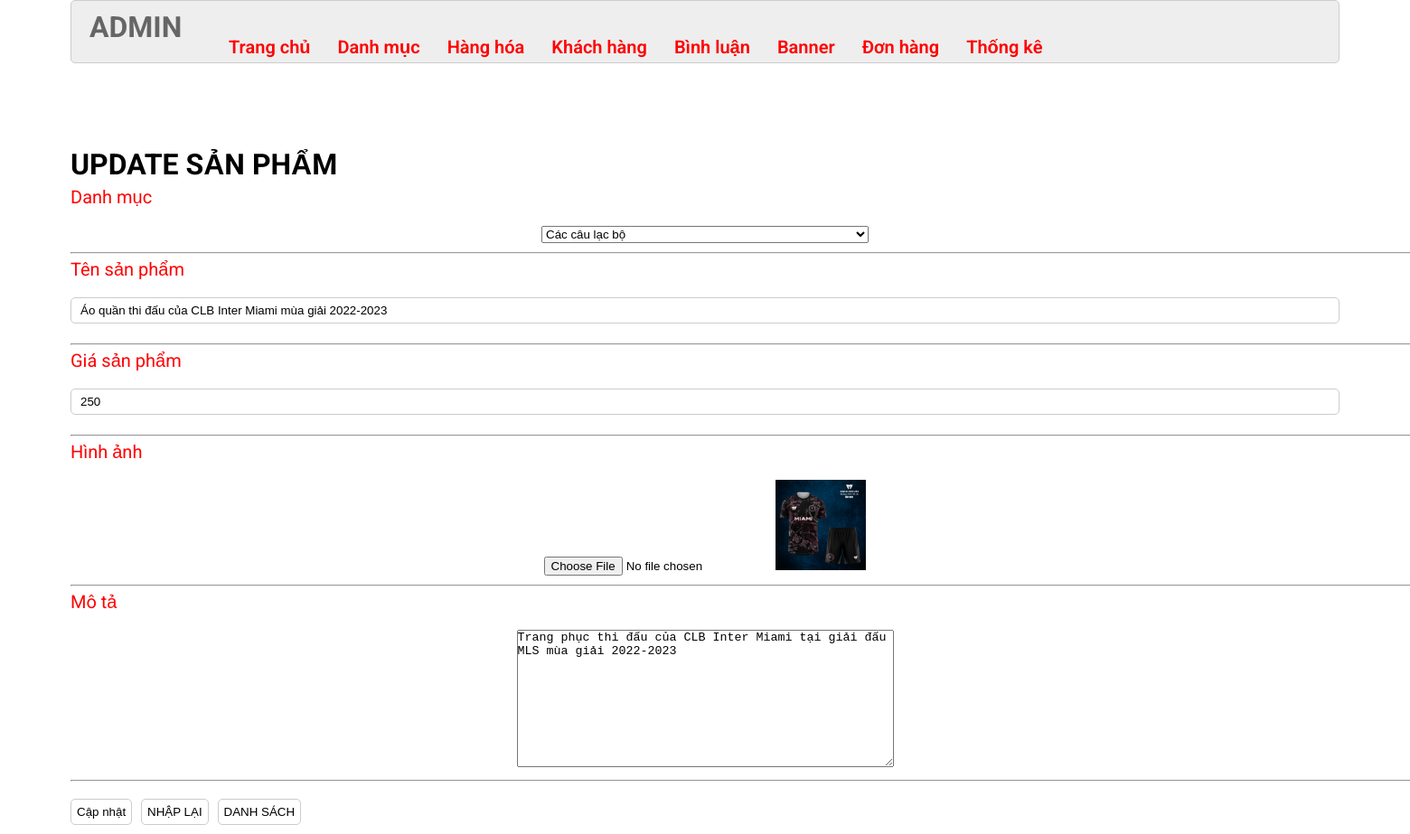
The app's page /admin/index.php?act=suasp&idsp=10 with its own data.
### tables this page shows
CREATE TABLE `sanpham` (
  `id` int(11) NOT NULL,
  `name` varchar(255) NOT NULL,
  `img` varchar(255) NOT NULL,
  `price` int(11) NOT NULL,
  `mota` varchar(255) NOT NULL,
  `luotxem` int(11) NOT NULL,
  `iddm` int(11) NOT NULL
);

### model/pdo.php (called while the page is built, shortened)
<?php
function pdo_get_connection(){
    $servername = "localhost";
    $username = "root";
    $password = "";
    try {
        $conn = new PDO("mysql:host=$servername;dbname=duan1", $username, $password);
        $conn->setAttribute(PDO::ATTR_ERRMODE, PDO::ERRMODE_EXCEPTION);
        return $conn;
    } catch(PDOException $e) {
        echo "Connection failed: " . $e->getMessage();
    }
}
function pdo_query($sql){
    $sql_args=array_slice(func_get_args(),1);
    try{
        $conn=pdo_get_connection();
        $stmt=$conn->prepare($sql);
        $stmt->execute($sql_args);
        $rows=$stmt->fetchAll();
        return $rows;
    }
    catch(PDOException $e){
        throw $e;
    }
    finally{
        unset($conn);
    }
}
function pdo_query_one($sql){
    $sql_args=array_slice(func_get_args(),1);
    try{
        $conn=pdo_get_connection();
        $stmt=$conn->prepare($sql);
        $stmt->execute($sql_args);
        $row=$stmt->fetch(PDO::FETCH_ASSOC);
        return $row;
    }
    catch(PDOException $e){
        throw $e;
    }
    finally{
        unset($conn);
    }
}
?>

### model/sanpham.php (called while the page is built, shortened)
<?php
function loadone_sanpham($id)
{
    $sql = "select * from sanpham where id = $id";
    $result = pdo_query_one($sql);
    return $result;
}

### model/danhmuc.php (called while the page is built, shortened)
<?php
function loadall_danhmuc($keywdm = ""){
    $sql = "SELECT * FROM danhmuc WHERE 1";
    $sql .= " order by id desc";
    $listdanhmuc=pdo_query($sql);
    return  $listdanhmuc;
}

### admin/sanpham/update.php (the view, shortened to what this page needs)
<?php
if (is_array($sanpham)) {
    extract($sanpham);
}
$hinhpath = "../upload/" . $img;
if (is_file($hinhpath)) {
    $hinhpath = "<img src='" . $hinhpath . "' width='100px' height='100px'>";
} else {
    $hinhpath = "Lỗi";
}
?>
<div class="row2">
    <div class="row2 font_title">
        <h1>UPDATE SẢN PHẨM</h1>
    </div>
    <div class="row2 form_content ">
        <form action="index.php?act=updatesp" method="POST" enctype="multipart/form-data">
            <div class="row2 mb10 form_content_container">
                <label> Danh mục </label> <br>
                <select name="iddm" id="">
                    <?php foreach ($listdanhmuc as $key => $value) {
                        if ($iddm == $value['id']) {?>
                            <option value="<?php echo $value['id'] ?>" selected><?php echo $value['name']; ?></option>
                        <?php }
                        else{?>
                            <option value="<?php echo $value['id'] ?>"><?php echo $value['name']; ?></option>
                        <?php }?>
                    <?php } ?>
                </select>
            </div>
            <hr>
            <div class="row2 mb10 form_content_container">
                <label> Tên sản phẩm </label> <br>
                <input type="text" name="tensanpham" value="<?php echo $name; ?>">
            </div>
            <hr>
            <div class="row2 mb10">
                <label>Giá sản phẩm </label> <br>
                <input type="text" name="price" value="<?php echo $price; ?>">
            </div>
            <hr>
            <div class="row2 mb10">
                <label>Hình ảnh </label> <br>
                <input type="file" name="img">
                <?php echo $hinhpath; ?>
            </div>
            <hr>
            <div class="row2 mb10">
                <label>Mô tả</label> <br>
                <textarea rows="10" cols="50" name="mota"><?php echo $mota; ?></textarea>
                <br>
            </div>
            <hr>
            <br>
            <div class="row mb10 ">
                <input type="submit" class="mr20" name="capnhat"  value="Cập nhật">
                <input type="reset"  class="mr20"   value="NHẬP LẠI">
                <a href="index.php?act=list">
                    <input class="mr20" type="button" value="DANH SÁCH">
                </a>
            </div>
        </form>
    </div>
</div>

### css/admin.css (style rules this page uses)
:root { --white-color: #fff; --black-color: #000; --text-color: #333; }
* { margin: 0; padding: 0; box-sizing: border-box; }
body { font-family: 'Roboto', sans-serif; }
.row { display: flex; width: 100%; }
.row2 { float: left; width: 100%; }
.mb10 { margin-bottom: 10px; }
form { text-align: center; }
.form_account input[type="email"], .form_account input[type="text"], .form_account input[type="password"], .form_content input[type="text"] { width: 100%; border: 1px solid #ccc; border-radius: 5px; padding: 6px 10px; margin-bottom: 12px; }
.form_account input[type="reset"], .form_account input[type="submit"], .form_content input[type="submit"], .form_content input[type="reset"], .form_content input[type="button"] { padding: 6px; background: white; border: 1px solid #CCC; border-radius: 5px; }
.mr20 { margin-right: 10px; }
label { display: flex; justify-content: start; font-size: 20px; color: red; margin-top: 5px; }

### admin/sanpham/update.php (style rules this page uses)
hr { width: 1500px; margin: auto; }

### records on screen
sanpham: tensanpham "Áo quần thi đấu của CLB Inter Miami mùa giải 2022-2023", price "250", img (picture), mota "Trang phục thi đấu của CLB Inter Miami tại giải đấu MLS mùa giải 2022-2023"

### other values on screen
form field iddm "Các câu lạc bộ"
